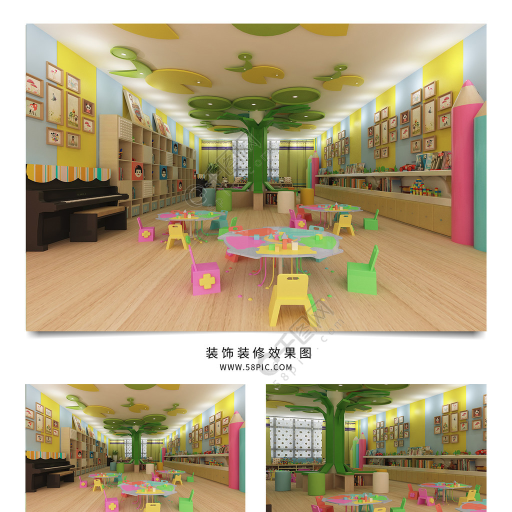
#> input picture dct/window.bmp, 1024 x 1024 px (shown at 1/2 size)
$ python dctnew.py
#> lines starting #> are read from the running program, lines starting #| are printed output that depends on the picture; after the words box and inside, x2 and y2 are one past the last pixel; in counts of white or black regions, pixels touching at a corner belong together
#二维图像的离散变余弦换（DCT）
#Python3.5
#库：cv2+numpy+matplotlib
#作者：James_Ray_Murphy

import cv2
import numpy as np
import matplotlib.pyplot as plt

img = cv2.imread('window.bmp', 0)
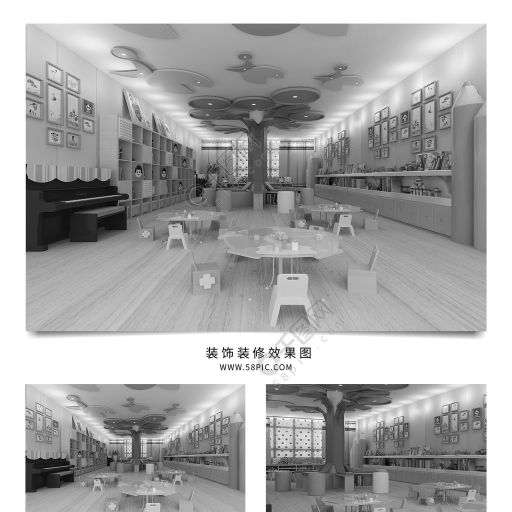
#> img: shape (1024, 1024) (shown at 1/2 size); min 0, max 255, mean 169.5

img1 = img.astype('float')

C_temp = np.zeros(img.shape)
dst = np.zeros(img.shape)


m, n = img.shape
#> m = 1024; n = 1024
N = n
#> N = 1024
C_temp[0, :] = 1 * np.sqrt(1/N)
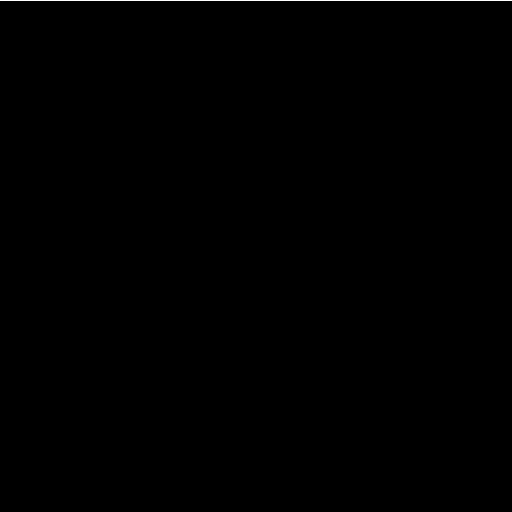
#> C_temp: shape (1024, 1024) float64 (shown at 1/2 size); values 0 (black) and 0.0312 (white), 0.1% white in thin lines or dots, all inside (x1, y1, x2, y2) = (0, 0, 1024, 1)

for i in range(1, m):
     for j in range(n):
          C_temp[i, j] = np.cos(np.pi * i * (2*j+1) / (2 * N )
) * np.sqrt(2 / N )
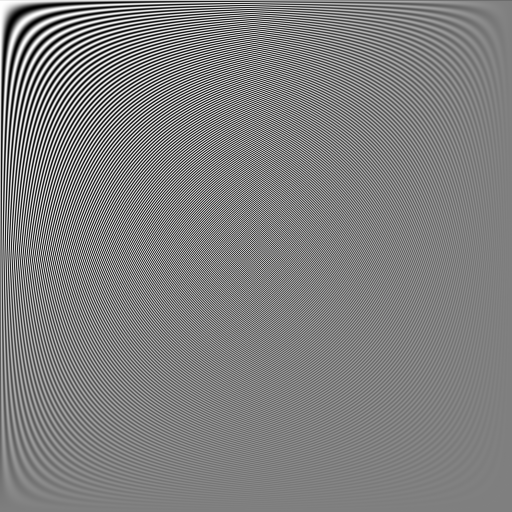
#> C_temp: shape (1024, 1024) float64 (shown at 1/2 size); min -0.0442, max 0.0442, mean 3.05e-05; drawn with min black and max white

dst = np.dot(C_temp , img1)
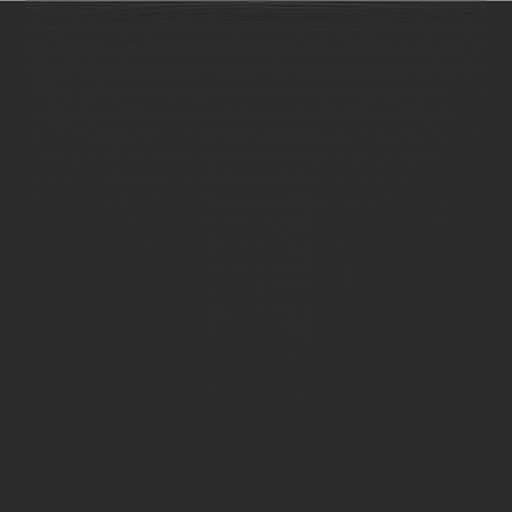
#> dst: shape (1024, 1024) float64 (shown at 1/2 size); min -1685.3, max 8160, mean 7.2; drawn with min black and max white
dst = np.dot(dst, np.transpose(C_temp))

dst1= np.log(abs(dst))  #进行log处理
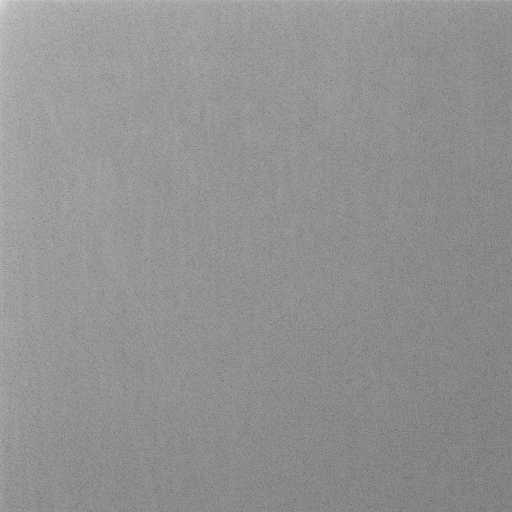
#> dst1: shape (1024, 1024) float64 (shown at 1/2 size); min -12.86, max 12.06, mean 1.41; drawn with min black and max white

img_recor = np.dot(np.transpose(C_temp) , dst)
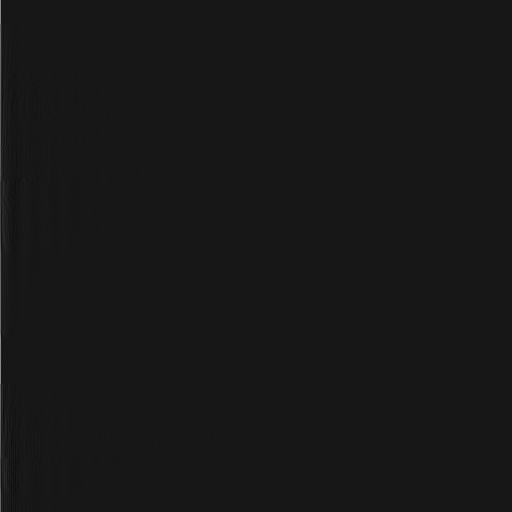
#> img_recor: shape (1024, 1024) float64 (shown at 1/2 size); min -817.4, max 8160, mean 7.2; drawn with min black and max white
img_recor1 = np.dot(img_recor, C_temp)

#自带方法

img_dct = cv2.dct(img1)         #进行离散余弦变换

img_dct_log = np.log(abs(img_dct))  #进行log处理

img_recor2 = cv2.idct(img_dct)    #进行离散余弦反变换


plt.subplot(231)
plt.imshow(img1, 'gray')
plt.title('original image')
plt.xticks([]), plt.yticks([])

plt.subplot(232)
plt.imshow(dst1)
plt.title('DCT1')
plt.xticks([]), plt.yticks([])


plt.subplot(233)
plt.imshow(img_recor1, 'gray')
plt.title('IDCT1')
plt.xticks([]), plt.yticks([])

plt.subplot(234)
plt.imshow(img, 'gray')
plt.title('original image')

plt.subplot(235)
plt.imshow(img_dct_log)
plt.title('DCT2(cv2_dct)')

plt.subplot(236)
plt.imshow(img_recor2,'gray')
plt.title('IDCT2(cv2_idct)')

plt.show()
